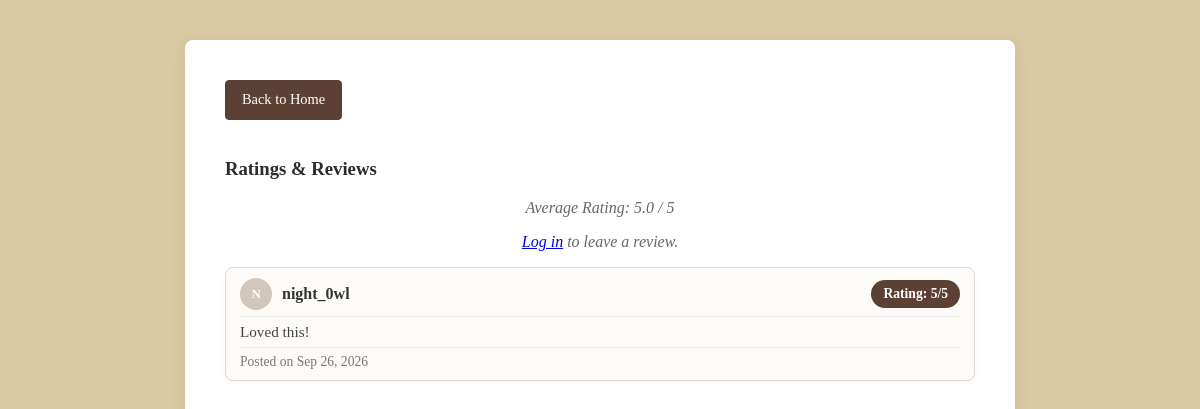
The app's page /catalog/book/21/, older data.
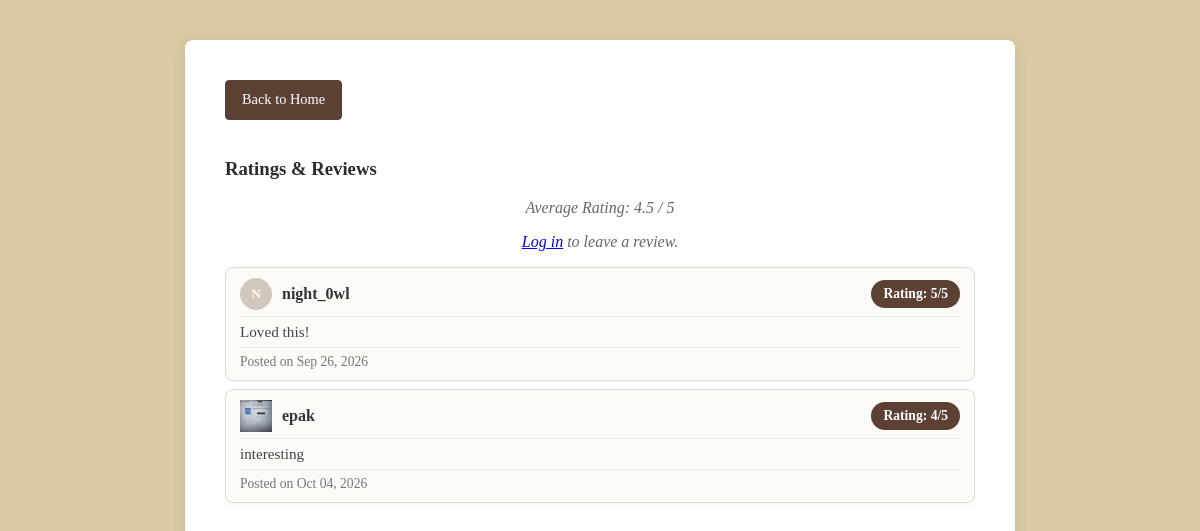
The same page, newer data.
### catalog/models.py (models this page shows, shortened)
class Review(models.Model):
    review_id = models.AutoField(primary_key=True)
    book = models.ForeignKey(Book, on_delete=models.CASCADE, related_name='reviews')
    user = models.ForeignKey(User, on_delete=models.CASCADE, related_name='reviews')
    rating = models.IntegerField()
    comment = models.TextField()
    created_at = models.DateTimeField(auto_now_add=True)
    updated_at = models.DateTimeField(auto_now=True)

class UserProfile(models.Model):
    user = models.OneToOneField(User, on_delete=models.CASCADE)
    full_name = models.CharField(max_length=150, blank=True)
    bio = models.TextField(blank=True)
    profile_picture = models.ImageField(upload_to='profile_pics/', blank=True, null=True)
    is_verified = models.BooleanField(default=False)
    verification_token = models.CharField(max_length=100, blank=True, null=True)

### catalog/views.py (the view)
# urls.py: path('book/<int:book_id>/', views.book_detail, name='book_detail'),
def book_detail(request, book_id):
    book = get_object_or_404(Book, pk=book_id)
    reviews = Review.objects.filter(book=book)
    avg_rating = reviews.aggregate(Avg('rating'))['rating__avg']
    user_has_reviewed = False
    if request.user.is_authenticated:
        user_has_reviewed = reviews.filter(user=request.user).exists()
    context = {
        'book': book,
        'reviews': reviews,
        'avg_rating': avg_rating,
        'user_has_reviewed': user_has_reviewed,
    }
    return render(request, 'catalog/book_detail.html', context)

### catalog/templates/catalog/book_detail.html (shortened to what this page needs)
<head>
    {% load static %}
    <link rel="stylesheet" href="{% static 'catalog/style.css' %}">
</head>
<body>
    <div class="book-card">
        <div class="mb-3">
        <a href="{% url 'index' %}" class="custom-back-btn">Back to Home</a>
    </div>
    <div class="reviews-section mt-5">
    <h3>Ratings & Reviews</h3>
    <p>Average Rating:
    {% if avg_rating %}
        {{ avg_rating|floatformat:1 }} / 5
    {% else %}
        No ratings yet
    {% endif %}
    </p>
    {% if user.is_authenticated %}
        {% if not user_has_reviewed %}
        <form method="POST" action="{% url 'add_review' book.pk %}" class="mb-4">
            {% csrf_token %}
            <div class="mb-3">
                <label for="rating" class="form-label">Rating (1-5)</label>
                <select name="rating" id="rating" class="form-select" required>
                    <option value="" selected disabled>Choose...</option>
                    <option value="1">1 - Poor</option>
                    <option value="2">2 - Average</option>
                    <option value="3">3 - Good</option>
                    <option value="4">4 - Very Good</option>
                    <option value="5">5 - Excellent</option>
                </select>
            </div>
            <div class="mb-3">
                <label for="comment" class="form-label">Review Comment</label>
                <textarea name="comment" id="comment" rows="3" class="form-control" placeholder="Write your review here..."></textarea>
            </div>
            <button type="submit" class="btn btn-primary">Submit Review</button>
        </form>
    {% else %}
        <p class="text-muted fst-italic mb-4">You have already reviewed this book. You can edit your existing review below.</p>
        {% endif %}
    {% else %}
        <p><a href="{% url 'login' %}">Log in</a> to leave a review.</p>
    {% endif %}
    <div class="list-group">
        {% for review in reviews %}
            <div class="list-group-item list-group-item-action flex-column align-items-start mb-2">
                <div class="review-header" style="display: flex; justify-content: space-between; align-items: center; width: 100%;">
        <div style="display: flex; align-items: center; gap: 10px;">
        {% if review.user.userprofile.profile_picture %}
        <img src="{{ review.user.userprofile.profile_picture.url }}" alt="{{ review.user.username }}" class="rounded-circle me-2" width="32" height="32" style="object-fit: cover;">
        {% else %}
        <div style="width: 32px; height: 32px; border-radius: 50%; background-color: #d1c7bd; display: flex; align-items: center; justify-content: center; font-weight: bold; color: #fff; font-size: 0.8rem;">
            {{ review.user.username|make_list|first|upper }}
        </div>
        {% endif %}
                <h5 style="margin: 0; font-weight: bold; font-size: 1rem;">{{ review.user.username }}</h5>
            </div>
                    <span class="badge bg-secondary">Rating: {{ review.rating }}/5</span>
                </div>
                <p class="mb-1 review-comment">{{ review.comment }}</p>
                <div class="review-footer">
                <small class="text-muted">Posted on {{ review.created_at|date:"M d, Y" }}</small>
</div>
            </div>
        {% empty %}
            <p class="text-muted">No reviews yet. Be the first to review this book!</p>
        {% endfor %}
    </div>
</div>
</body>
</html>

### catalog/static/catalog/style.css (style rules this page uses)
body p { text-align: center; color: #666; font-style: italic; }

### catalog/templates/catalog/book_detail.html (style rules this page uses)
body { background-color: #d9c9a3; font-family: 'Georgia', serif; color: #2c2c2c; margin: 0; padding: 40px 20px; display: flex; justify-content: center; }
.book-card { width: 100%; max-width: 750px; background: #ffffff; padding: 40px; border-radius: 8px; box-shadow: 0 4px 15px rgba(0, 0, 0, 0.08); }
.list-group { border-radius: 8px; }
.list-group-item { background-color: #fdfbf7 !important; border: 1px solid #e0dad0 !important; border-radius: 8px !important; margin-bottom: 8px !important; padding: 10px 14px !important; box-shadow: 0 2px 6px rgba(0, 0, 0, 0.03); }
.list-group-item h5 { font-size: 1.1rem; font-weight: bold; color: #333333; }
.list-group-item .review-header { width: 100%; display: flex; justify-content: space-between; align-items: center; margin-bottom: 2px !important; border-bottom: 1px solid #eaeaea; padding-bottom: 6px !important; }
.list-group-item .review-comment { font-style: normal; color: #444; font-size: 0.95rem; margin: 6px 0 !important; text-align: left; width: 100%; }
.list-group-item { background-color: #fdfbf7 !important; border: 1px solid #e0dad0 !important; }
.badge { background-color: #5c4033 !important; color: #fff !important; padding: 6px 12px; border-radius: 20px; font-size: 0.85rem; font-weight: 600; }
.list-group-item .text-muted, .list-group-item small { color: #777 !important; font-size: 0.85rem; }
.review-footer { display: flex; justify-content: space-between; align-items: center; width: 100%; margin-top: 6px !important; padding-top: 6px !important; border-top: 1px solid #eaeaea; }
.custom-back-btn { display: inline-block !important; background-color: #5c4033 !important; color: #ffffff !important; padding: 8px 16px !important; border-radius: 4px !important; border: 1px solid #5c4033 !important; text-decoration: none !important; font-weight: 500 !important; font-size: 0.9rem !important; margin-bottom: 20px !important; line-height: 1.5 !important; transition: all 0.2s ease !important; }

Row changes from the older to the newer data that the page shows:
added Review: user.userprofile.profile_picture (picture), user.username "epak", rating "4", comment "interesting", created_at "Oct 04, 2026"
Text that changed along with them:
{{ avg_rating|floatformat:1 }}: "5.0" → "4.5"
